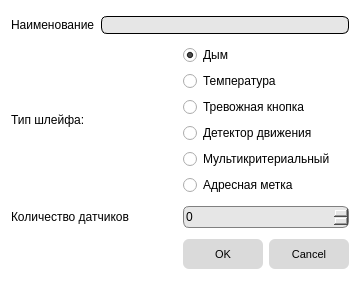
<?xml version="1.0" encoding="UTF-8"?>
<ui version="4.0">
 <class>NewChainConfigDialog</class>
 <widget class="QDialog" name="NewChainConfigDialog">
  <property name="geometry">
   <rect>
    <x>0</x>
    <y>0</y>
    <width>360</width>
    <height>285</height>
   </rect>
  </property>
  <property name="windowTitle">
   <string>Добавить конфигурацию шлейфа</string>
  </property>
  <property name="styleSheet">
   <string notr="true">QWidget,
QDialog
{
	background-color: rgb(255, 255, 255);
	font-size: 9pt;
}

QPushButton
{
	background-color: rgb(218, 218, 218);
	border: none;
	border-radius: 6px;
	min-width: 80px;
	min-height: 30px;
	font-size: 8pt;
}

QPushButton:hover
{
	border-top: 1px solid black;
	border-left: 1px solid black;
	border-right: 2px outset black;
	border-bottom: 2px outset black;
}

QPushButton:pressed
{
	border: 2px inset black;
}

QLineEdit
{
	background-color: rgb(230, 230, 230);
	border: 1px solid black;
	border-radius: 6px;
}

QSpinBox
{
	background-color: rgb(230, 230, 230);
	border-radius: 6px;
	border: 1px solid gray;
	min-height: 20px;
	min-width: 60px;
}</string>
  </property>
  <layout class="QVBoxLayout" name="verticalLayout_2">
   <item>
    <layout class="QHBoxLayout" name="horizontalLayout_18">
     <item>
      <widget class="QLabel" name="label_49">
       <property name="font">
        <font>
         <pointsize>9</pointsize>
        </font>
       </property>
       <property name="text">
        <string>Наименование</string>
       </property>
      </widget>
     </item>
     <item>
      <widget class="QLineEdit" name="leName">
       <property name="sizePolicy">
        <sizepolicy hsizetype="MinimumExpanding" vsizetype="Fixed">
         <horstretch>0</horstretch>
         <verstretch>0</verstretch>
        </sizepolicy>
       </property>
       <property name="font">
        <font>
         <pointsize>9</pointsize>
        </font>
       </property>
      </widget>
     </item>
    </layout>
   </item>
   <item>
    <layout class="QHBoxLayout" name="horizontalLayout">
     <item>
      <widget class="QLabel" name="label">
       <property name="text">
        <string>Тип шлейфа:</string>
       </property>
      </widget>
     </item>
     <item>
      <layout class="QVBoxLayout" name="verticalLayout">
       <item>
        <widget class="QRadioButton" name="rbtnSmoke">
         <property name="text">
          <string>Дым</string>
         </property>
         <property name="checkable">
          <bool>true</bool>
         </property>
         <property name="checked">
          <bool>true</bool>
         </property>
        </widget>
       </item>
       <item>
        <widget class="QRadioButton" name="rbtnTemp">
         <property name="text">
          <string>Температура</string>
         </property>
         <property name="checkable">
          <bool>true</bool>
         </property>
         <property name="checked">
          <bool>false</bool>
         </property>
        </widget>
       </item>
       <item>
        <widget class="QRadioButton" name="rbtnAlarmButton">
         <property name="text">
          <string>Тревожная кнопка</string>
         </property>
         <property name="checked">
          <bool>false</bool>
         </property>
        </widget>
       </item>
       <item>
        <widget class="QRadioButton" name="rbtnMoveDetector">
         <property name="text">
          <string>Детектор движения</string>
         </property>
         <property name="checked">
          <bool>false</bool>
         </property>
        </widget>
       </item>
       <item>
        <widget class="QRadioButton" name="rbtnMulticriterial">
         <property name="text">
          <string>Мультикритериальный</string>
         </property>
         <property name="checked">
          <bool>false</bool>
         </property>
        </widget>
       </item>
       <item>
        <widget class="QRadioButton" name="rbtnAddressLabel">
         <property name="text">
          <string>Адресная метка</string>
         </property>
        </widget>
       </item>
      </layout>
     </item>
    </layout>
   </item>
   <item>
    <layout class="QHBoxLayout" name="horizontalLayout_2">
     <item>
      <widget class="QLabel" name="label_92">
       <property name="sizePolicy">
        <sizepolicy hsizetype="Preferred" vsizetype="Fixed">
         <horstretch>0</horstretch>
         <verstretch>0</verstretch>
        </sizepolicy>
       </property>
       <property name="font">
        <font>
         <pointsize>9</pointsize>
        </font>
       </property>
       <property name="frameShape">
        <enum>QFrame::NoFrame</enum>
       </property>
       <property name="text">
        <string>Количество датчиков</string>
       </property>
      </widget>
     </item>
     <item>
      <widget class="QSpinBox" name="sbSensorCount"/>
     </item>
    </layout>
   </item>
   <item>
    <widget class="QDialogButtonBox" name="buttonBox">
     <property name="orientation">
      <enum>Qt::Horizontal</enum>
     </property>
     <property name="standardButtons">
      <set>QDialogButtonBox::Cancel|QDialogButtonBox::Ok</set>
     </property>
    </widget>
   </item>
  </layout>
 </widget>
 <resources/>
 <connections>
  <connection>
   <sender>buttonBox</sender>
   <signal>accepted()</signal>
   <receiver>NewChainConfigDialog</receiver>
   <slot>accept()</slot>
   <hints>
    <hint type="sourcelabel">
     <x>248</x>
     <y>254</y>
    </hint>
    <hint type="destinationlabel">
     <x>157</x>
     <y>274</y>
    </hint>
   </hints>
  </connection>
  <connection>
   <sender>buttonBox</sender>
   <signal>rejected()</signal>
   <receiver>NewChainConfigDialog</receiver>
   <slot>reject()</slot>
   <hints>
    <hint type="sourcelabel">
     <x>316</x>
     <y>260</y>
    </hint>
    <hint type="destinationlabel">
     <x>286</x>
     <y>274</y>
    </hint>
   </hints>
  </connection>
 </connections>
</ui>
